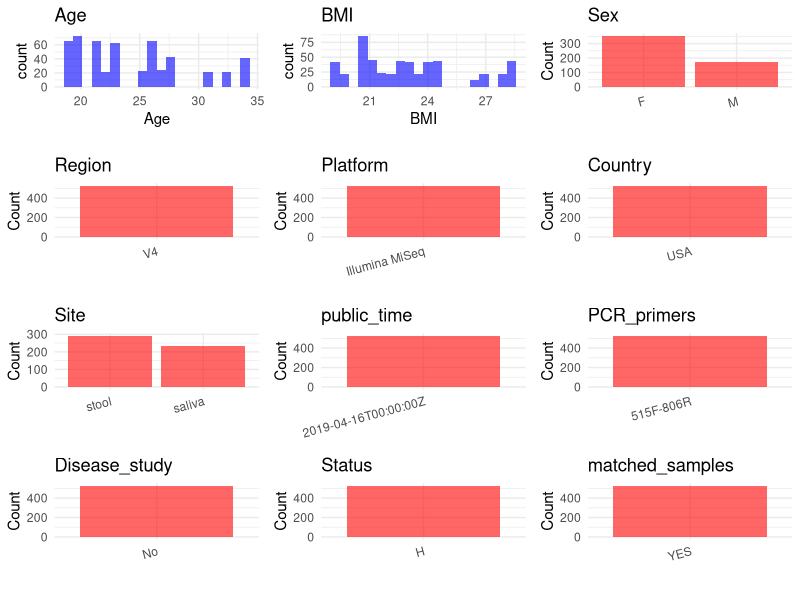

R code for this plot: (Note: this script raises an error after producing the figure.)
## ---- chunk 1
# Load necessary libraries
library(dplyr)
library(ggplot2)
library(cowplot)

# Set working directory (update this path to your local directory)
setwd("/home/hby/oral_project/PRJEB27304")

# Read the initial metadata files
initial_meta <- read.csv("SraRunTable.csv", header = T)

# Combine the two metadata files
# meta <- rbind(initial_meta, initial_meta1)

# Remove entries non-oral samples
# initial_meta <- subset(initial_meta,isolate %in% c("saliva","tongue coat"))

# Check the number of samples containing "HT" in Sample.Name (e.g., healthy controls)
# nrow(subset(meta, grepl("HT", Sample.Name)))

# Display the first few rows of the metadata
head(initial_meta)
## ---- chunk 2
# Create a uniform metadata dataframe
metadata <- data.frame(
  BioProject = initial_meta$BioProject,
  Run = initial_meta$Run,
  sample_name = initial_meta$Sample_Name,
  Sex = initial_meta$gender,
  Age = initial_meta$AGE,
  Platform = initial_meta$Instrument,
  Country = initial_meta$geo_loc_name_country,
  Site = initial_meta$sample_type,
  public_time = initial_meta$ReleaseDate,
  BMI = initial_meta$BMI,
  stringsAsFactors = FALSE
) %>%
  mutate(
    Sex = case_when(
      Sex == "male" ~ "M",
      Sex == "female" ~ "F"
    )
  )
## ---- chunk 3
# Add information obtained from the publication
metadata$Region <- "V4"
metadata$Status <- "H"
metadata$PCR_primers <- "515F-806R"
metadata$title <- "Human Salivary Amylase Gene Copy Number Impacts Oral and Gut Microbiomes"
metadata$Disease_study <- "No"


# extract subject id by remove prefix of sample_name
metadata$subject_id <- gsub("_reext", "", metadata$sample_name)
metadata$subject_id <- gsub("_.*", "", metadata$subject_id)
all_oral_sites <- c("saliva", "tongue coat", "buccal mucosa", "lower jaw mucosa", "lower labial mucosa", "upper jaw mucosa", "tongue", "buccal")
# Check initial data distribution
cat("Initial sample distribution:\n")
table(metadata$subject_id)
table(metadata$Site)

subjects_with_oral_samples <- metadata %>%
  filter(Site %in% all_oral_sites) %>%
  distinct(subject_id) %>%
  pull(subject_id)

metadata_clean <- metadata %>%
  filter(subject_id %in% subjects_with_oral_samples)


sample_counts <- metadata_clean %>%
  group_by(subject_id) %>%
  summarise(n_samples = n(), .groups = "drop")

metadata_clean <- merge(metadata_clean, sample_counts, by = "subject_id")

# Create matched_samples column
metadata_clean$matched_samples <- ifelse(metadata_clean$n_samples >= 2, "YES", "NO")

cat("\nFinal sample distribution after cleaning:\n")
print(table(metadata_clean$Site))
cat("\nFinal sample distribution after cleaning:\n")
print(table(metadata_clean$matched_samples))

metadata_clean$subject_id <- NULL
metadata_clean$n_samples <- NULL

# Use cleaned dataset for subsequent analysis
metadata <- metadata_clean
## ---- chunk 4
# Check the number of unique runs and sample names
print(paste("Number of unique runs:", length(unique(metadata$Run))))
print(paste("Number of unique sample names:", length(unique(metadata$sample_name))))
## ---- chunk 5
# Select columns for visualization
plot_data <- metadata %>%
  select(-BioProject, -Run, -sample_name, -title)

# Function to create simple plots for each column
create_simple_plots <- function(data) {
  plots <- list()

  for (col in colnames(data)) {
    # Check if the column is all NA
    if (all(is.na(data[[col]]))) {
      # Create an empty plot with text indicating all NA
      p <- ggplot() +
        annotate("text", x = 0.5, y = 0.5, label = "this column is NA", size = 6) +
        labs(title = col) +
        theme_void()
    } else if (is.numeric(data[[col]])) {
      # Numeric variable: histogram
      p <- ggplot(data, aes(x = .data[[col]])) +
        geom_histogram(fill = "blue", alpha = 0.6, bins = 20, na.rm = TRUE) +
        labs(title = col) +
        theme_minimal()
    } else {
      # Categorical variable: bar plot (remove NA values)
      count_data <- as.data.frame(table(data[[col]], useNA = "ifany"))
      p <- ggplot(count_data, aes(x = reorder(Var1, -Freq), y = Freq)) +
        geom_col(fill = "red", alpha = 0.6) +
        labs(title = col, x = NULL, y = "Count") +
        theme_minimal() +
        theme(axis.text.x = element_text(angle = 15, hjust = 1))
    }
    plots[[col]] <- p
  }

  return(plots)
}

# Generate and arrange plots
plots <- create_simple_plots(plot_data)
p <- plot_grid(plots$Age,
  plots$BMI,
  plots$Sex,
  plots$Region,
  plots$Platform,
  plots$Country,
  plots$Site,
  plots$public_time,
  plots$PCR_primers,
  plots$Disease_study,
  plots$Status,
  plots$matched_samples, # add
  ncol = 3, align = "hv", axis = "lb"
)
ggsave("Metadata_Summary.png", plot = p, width = 8, height = 6, dpi = 150)
## ---- chunk 6
knitr::include_graphics("Metadata_Summary.png")
## ---- chunk 7
# Reorder columns to match the desired format
metadata <- metadata[, c(
  "BioProject", "Run", "sample_name", "Age", "BMI", "Sex",
  "Region", "Platform", "Country", "Site", "public_time",
  "PCR_primers", "title", "Disease_study", "Status", "matched_samples"
)]

# Export the uniform metadata to a CSV file
write.csv(metadata, file = "metadata.csv", quote = FALSE)
head(metadata)
